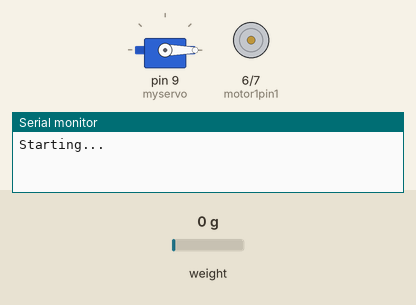
Simulated run of this sketch. Board: Arduino Uno, built with avr-gcc and run on an emulated ATmega328P. Parts: servo, motor-driver pin pairs drawn as motors (green arrow = first pin HIGH = forward, orange = second pin HIGH = backward, longer = more drive), the last lines printed to the serial monitor. Inputs (shaded band) come from the test bench; at power-on: weight on the scale 0 g.

Above: at 0.1 s.
At 2.5 s:
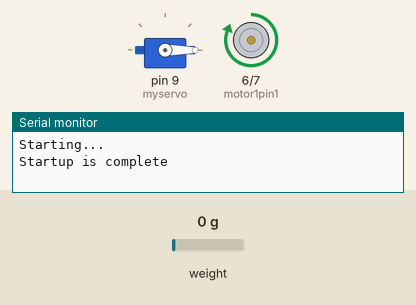
At 64.46 s:
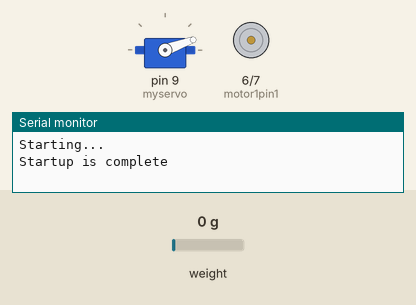
At 74.5 s:
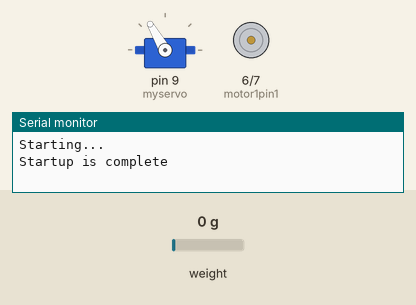
Timing chart, 0 to 76.0 s (numbered marks = the images above):
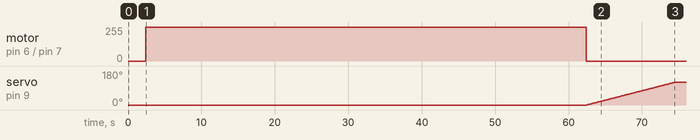

Measured:
- by itself, motor on pin 6 (motor1pin1) / pin 7 (motor1pin2): stopped → forward 255/255 at 2.4 s, → stopped 60.0 s later
- by itself, servo on pin 9 (myservo): moves from 0° to 120° over 11.9 s

The sketch:

Code.ino
```cpp
#include <Servo.h>
#include <HX711_ADC.h>
#if defined(ESP8266)|| defined(ESP32) || defined(AVR)
#include <EEPROM.h>
#endif

// motor Variables
int motor1pin1 = 6;
int motor1pin2 = 7;
bool blend = true;

//Servo Variables
Servo myservo;

//Load Cell

//pins:
const int HX711_dout = 4; //mcu > HX711 dout pin
const int HX711_sck = 3; //mcu > HX711 sck pin

//HX711 constructor:
HX711_ADC LoadCell(HX711_dout, HX711_sck);

const int calVal_eepromAdress = 0;
unsigned long t = 0;


void setup() {

   Serial.begin(57600); delay(10);
  Serial.println();
  Serial.println("Starting...");

  //Servo pins
  myservo.attach(9);
  myservo.write(0);

  //motor pins
  pinMode(motor1pin1, OUTPUT);
  pinMode(motor1pin2, OUTPUT);

  //Load Cell
   LoadCell.begin();
  float calibrationValue = 390.56; // calibration value (see example file "Calibration.ino")
  unsigned long stabilizingtime = 2000; // preciscion right after power-up can be improved by adding a few seconds of stabilizing time
  boolean _tare = true; //set this to false if you don't want tare to be performed in the next step
  LoadCell.start(stabilizingtime, _tare);
  if (LoadCell.getTareTimeoutFlag()) {
    Serial.println("Timeout, check MCU>HX711 wiring and pin designations");
    while (1);
  }
  else {
    LoadCell.setCalFactor(calibrationValue); // set calibration value (float)
    Serial.println("Startup is complete");
  }
}
  void loop() {
    // Blender
    if (blend){
      digitalWrite(motor1pin1, HIGH);
      digitalWrite(motor1pin2, LOW);

      delay(60000);

      digitalWrite(motor1pin1, LOW);
      digitalWrite(motor1pin2, LOW);


      //Servo

    for (int pos = 0; pos <= 120; pos += 1) {
      myservo.write(pos);
      delay(100);
    }

    blend = false;
  }

  //Load cell
  static boolean newDataReady = 0;
  const int serialPrintInterval = 0; //increase value to slow down serial print activity

  // check for new data/start next conversion:
  if (LoadCell.update()) newDataReady = true;

  // get smoothed value from the dataset:
  if (newDataReady) {
    if (millis() > t + serialPrintInterval) {
      float i = LoadCell.getData();
      Serial.println("Mass =");
      Serial.println(i);
      if (i > 350){
          myservo.write(0);
        }
      }
      newDataReady = 0;
      t = millis();
    }

  // receive command from serial terminal, send 't' to initiate tare operation:
  if (Serial.available() > 0) {
    char inByte = Serial.read();
    if (inByte == 't') LoadCell.tareNoDelay();
  }

  // check if last tare operation is complete:
  if (LoadCell.getTareStatus() == true) {
    Serial.println("Tare complete");
  }

 }
```
